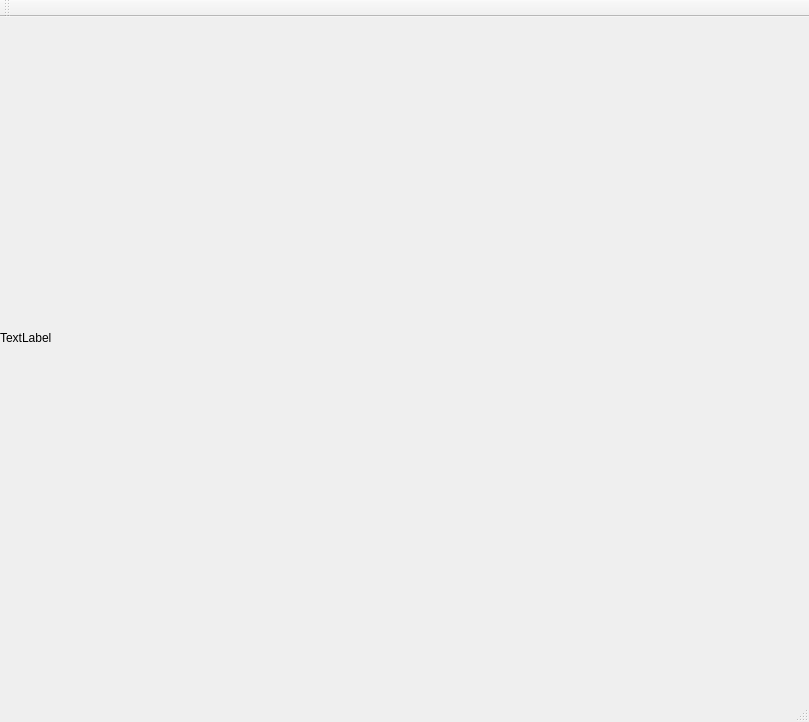
<?xml version="1.0" encoding="UTF-8"?>
<ui version="4.0">
 <class>MainWindow</class>
 <widget class="QMainWindow" name="MainWindow">
  <property name="geometry">
   <rect>
    <x>0</x>
    <y>0</y>
    <width>809</width>
    <height>722</height>
   </rect>
  </property>
  <property name="windowTitle">
   <string>MainWindow</string>
  </property>
  <widget class="QWidget" name="centralWidget">
   <widget class="QLabel" name="label_node">
    <property name="geometry">
     <rect>
      <x>0</x>
      <y>-10</y>
      <width>801</width>
      <height>661</height>
     </rect>
    </property>
    <property name="sizePolicy">
     <sizepolicy hsizetype="Expanding" vsizetype="Expanding">
      <horstretch>0</horstretch>
      <verstretch>0</verstretch>
     </sizepolicy>
    </property>
    <property name="text">
     <string>TextLabel</string>
    </property>
   </widget>
  </widget>
  <widget class="QMenuBar" name="menuBar">
   <property name="geometry">
    <rect>
     <x>0</x>
     <y>0</y>
     <width>809</width>
     <height>25</height>
    </rect>
   </property>
  </widget>
  <widget class="QToolBar" name="mainToolBar">
   <attribute name="toolBarArea">
    <enum>TopToolBarArea</enum>
   </attribute>
   <attribute name="toolBarBreak">
    <bool>false</bool>
   </attribute>
  </widget>
  <widget class="QStatusBar" name="statusBar"/>
 </widget>
 <layoutdefault spacing="6" margin="11"/>
 <resources/>
 <connections/>
</ui>
